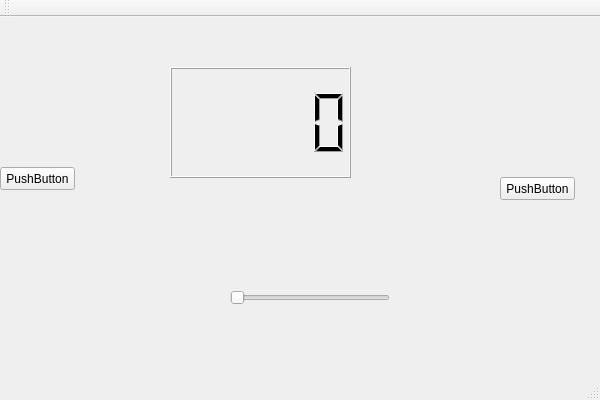
<?xml version="1.0" encoding="UTF-8"?>
<ui version="4.0">
 <class>sw02_qt_LCD_SliderClass</class>
 <widget class="QMainWindow" name="sw02_qt_LCD_SliderClass">
  <property name="geometry">
   <rect>
    <x>0</x>
    <y>0</y>
    <width>600</width>
    <height>400</height>
   </rect>
  </property>
  <property name="windowTitle">
   <string>sw02_qt_LCD_Slider</string>
  </property>
  <widget class="QWidget" name="centralWidget">
   <widget class="QPushButton" name="pushButton">
    <property name="geometry">
     <rect>
      <x>0</x>
      <y>150</y>
      <width>75</width>
      <height>23</height>
     </rect>
    </property>
    <property name="text">
     <string>PushButton</string>
    </property>
   </widget>
   <widget class="QPushButton" name="pushButton_2">
    <property name="geometry">
     <rect>
      <x>500</x>
      <y>160</y>
      <width>75</width>
      <height>23</height>
     </rect>
    </property>
    <property name="text">
     <string>PushButton</string>
    </property>
   </widget>
   <widget class="QSlider" name="horizontalSlider">
    <property name="geometry">
     <rect>
      <x>230</x>
      <y>270</y>
      <width>160</width>
      <height>22</height>
     </rect>
    </property>
    <property name="orientation">
     <enum>Qt::Horizontal</enum>
    </property>
   </widget>
   <widget class="QLCDNumber" name="lcdNumber">
    <property name="geometry">
     <rect>
      <x>170</x>
      <y>50</y>
      <width>181</width>
      <height>111</height>
     </rect>
    </property>
   </widget>
  </widget>
  <widget class="QMenuBar" name="menuBar">
   <property name="geometry">
    <rect>
     <x>0</x>
     <y>0</y>
     <width>600</width>
     <height>21</height>
    </rect>
   </property>
  </widget>
  <widget class="QToolBar" name="mainToolBar">
   <attribute name="toolBarArea">
    <enum>TopToolBarArea</enum>
   </attribute>
   <attribute name="toolBarBreak">
    <bool>false</bool>
   </attribute>
  </widget>
  <widget class="QStatusBar" name="statusBar"/>
 </widget>
 <layoutdefault spacing="6" margin="11"/>
 <resources>
  <include location="sw02_qt_LCD_Slider.qrc"/>
 </resources>
 <connections>
  <connection>
   <sender>pushButton</sender>
   <signal>clicked()</signal>
   <receiver>sw02_qt_LCD_SliderClass</receiver>
   <slot>minus()</slot>
   <hints>
    <hint type="sourcelabel">
     <x>40</x>
     <y>186</y>
    </hint>
    <hint type="destinationlabel">
     <x>103</x>
     <y>186</y>
    </hint>
   </hints>
  </connection>
  <connection>
   <sender>pushButton_2</sender>
   <signal>clicked()</signal>
   <receiver>sw02_qt_LCD_SliderClass</receiver>
   <slot>plus()</slot>
   <hints>
    <hint type="sourcelabel">
     <x>510</x>
     <y>204</y>
    </hint>
    <hint type="destinationlabel">
     <x>460</x>
     <y>242</y>
    </hint>
   </hints>
  </connection>
  <connection>
   <sender>horizontalSlider</sender>
   <signal>valueChanged(int)</signal>
   <receiver>lcdNumber</receiver>
   <slot>display(int)</slot>
   <hints>
    <hint type="sourcelabel">
     <x>296</x>
     <y>312</y>
    </hint>
    <hint type="destinationlabel">
     <x>293</x>
     <y>190</y>
    </hint>
   </hints>
  </connection>
 </connections>
 <slots>
  <slot>plus()</slot>
  <slot>minus()</slot>
 </slots>
</ui>
